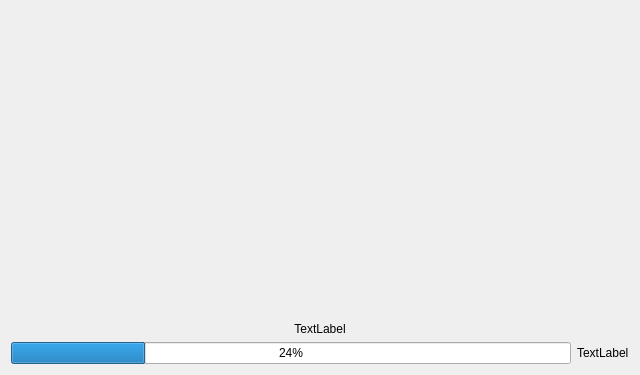
<?xml version="1.0" encoding="UTF-8"?>
<ui version="4.0">
 <class>Form</class>
 <widget class="QWidget" name="Form">
  <property name="geometry">
   <rect>
    <x>0</x>
    <y>0</y>
    <width>640</width>
    <height>375</height>
   </rect>
  </property>
  <property name="windowTitle">
   <string>Form</string>
  </property>
  <layout class="QHBoxLayout" name="horizontalLayout_2">
   <item>
    <layout class="QVBoxLayout" name="verticalLayout" stretch="1,0">
     <item>
      <widget class="QLabel" name="label">
       <property name="text">
        <string>TextLabel</string>
       </property>
       <property name="alignment">
        <set>Qt::AlignBottom|Qt::AlignHCenter</set>
       </property>
      </widget>
     </item>
     <item>
      <layout class="QHBoxLayout" name="horizontalLayout">
       <item>
        <widget class="QProgressBar" name="progressBar">
         <property name="value">
          <number>24</number>
         </property>
        </widget>
       </item>
       <item>
        <widget class="QLabel" name="units">
         <property name="text">
          <string>TextLabel</string>
         </property>
        </widget>
       </item>
      </layout>
     </item>
    </layout>
   </item>
  </layout>
 </widget>
 <resources/>
 <connections/>
</ui>
